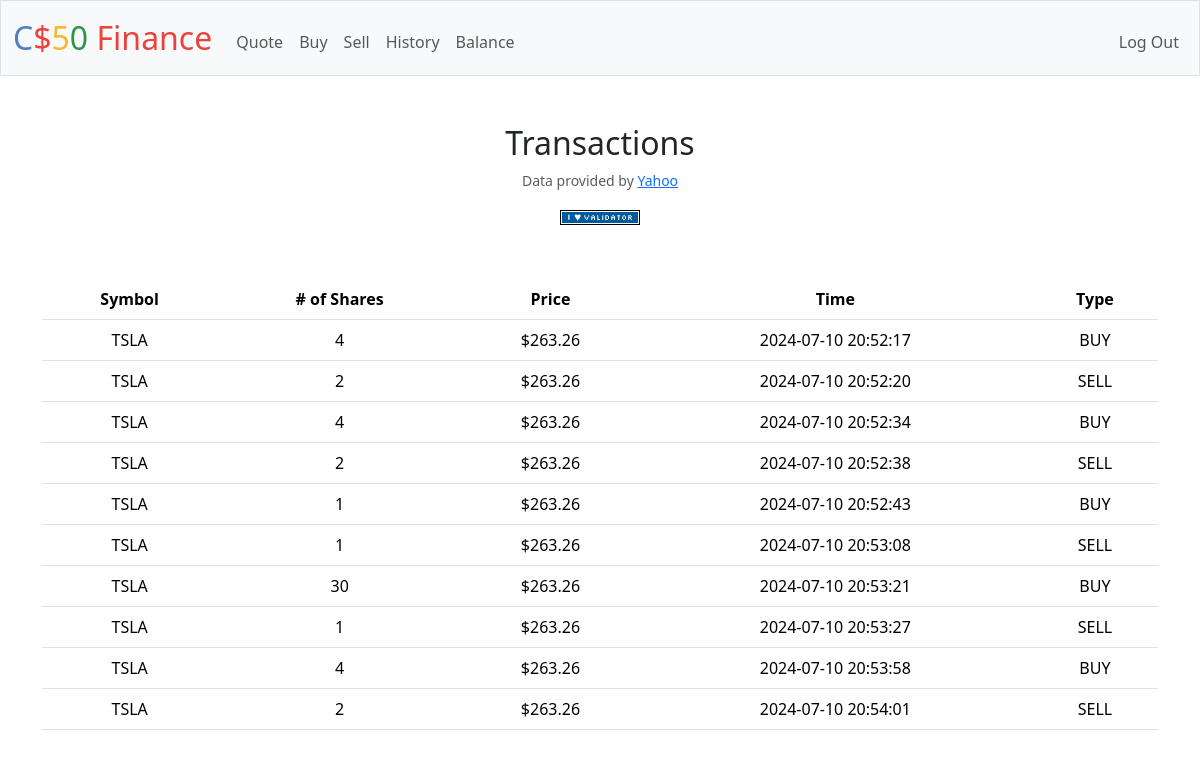
Screenshot of /history (signed in) with the database file from the repository.
### tables this page shows
CREATE TABLE trades (id INTEGER NOT NULL, symbol TEXT NOT NULL, price NUMERIC NOT NULL, shares INTEGER NOT NULL, timestamp TIMESTAMP NOT NULL DEFAULT CURRENT_TIMESTAMP, type TEXT CHECK(type IN ('BUY', 'SELL')),
FOREIGN KEY(id) REFERENCES USERS(id));

### app.py (the view)
@app.route("/history")
@login_required
def history():
    transactions = db.execute("SELECT * FROM trades WHERE id = ?", session["user_id"])
    return render_template("history.html", transactions=transactions)

### app.py (called while the page is built)
@app.after_request
def after_request(response):
    response.headers["Cache-Control"] = "no-cache, no-store, must-revalidate"
    response.headers["Expires"] = 0
    response.headers["Pragma"] = "no-cache"
    return response

### helpers.py (called while the page is built)
def login_required(f):
    @wraps(f)
    def decorated_function(*args, **kwargs):
        if session.get("user_id") is None:
            return redirect("/login")
        return f(*args, **kwargs)
    return decorated_function

def usd(value):
    return f"${value:,.2f}"

### templates/history.html (shortened to what this page needs)
{% extends "layout.html" %}
{% block main %}
    <h2>Transactions</h2>
    <table class="table">
        <thead>
            <tr>
                <th scope="col">Symbol</th>
                <th scope="col"># of Shares</th>
                <th scope="col">Price</th>
                <th scope="col">Time</th>
                <th scope="col">Type</th>
            </tr>
        </thead>
        {% for row in transactions %}
            <tr>
                <td>{{ row["symbol"] }}</td>
                <td>{{ row["shares"] }}</td>
                <td>{{ row["price"] | usd}}</td>
                <td>{{ row["timestamp"] }}</td>
                <td>{{ row["type"] }}</td>
            </tr>
        {% endfor %}
{% endblock %}

### templates/layout.html (shortened to what this page needs)
<!DOCTYPE html>
<html lang="en">
    <head>
        <link href="https://cdn.jsdelivr.net/npm/bootstrap@5.3.3/dist/css/bootstrap.min.css" rel="stylesheet">
        <link href="/static/styles.css" rel="stylesheet">
    </head>
    <body>
        <nav class="bg-light border navbar navbar-expand-md navbar-light">
            <div class="container-fluid">
                <a class="navbar-brand" href="/"><span class="blue">C</span><span class="red">$</span><span class="yellow">5</span><span class="green">0</span> <span class="red">Finance</span></a>
                <div class="collapse navbar-collapse" id="navbar">
                    {% if session["user_id"] %}
                        <ul class="navbar-nav me-auto mt-2">
                            <li class="nav-item"><a class="nav-link" href="/quote">Quote</a></li>
                            <li class="nav-item"><a class="nav-link" href="/buy">Buy</a></li>
                            <li class="nav-item"><a class="nav-link" href="/sell">Sell</a></li>
                            <li class="nav-item"><a class="nav-link" href="/history">History</a></li>
                            <li class="nav-item"><a class="nav-link" href="/balance">Balance</a></li>
                        </ul>
                        <ul class="navbar-nav ms-auto mt-2">
                            <li class="nav-item"><a class="nav-link" href="/logout">Log Out</a></li>
                        </ul>
                    {% else %}
                        <ul class="navbar-nav ms-auto mt-2">
                            <li class="nav-item"><a class="nav-link" href="/register">Register</a></li>
                            <li class="nav-item"><a class="nav-link" href="/login">Log In</a></li>
                        </ul>
                    {% endif %}
                </div>
            </div>
        </nav>
        <main class="container py-5 text-center">
            {% block main %}{% endblock %}
        </main>
        <footer class="mb-5">
            <p class="mb-3 small text-center text-muted">
                Data provided by <a href="https://finance.yahoo.com/">Yahoo</a>
            </p>
            <form action="https://validator.w3.org/check" class="text-center" enctype="multipart/form-data" method="post" target="_blank">
                <input alt="Validate" src="/static/I_heart_validator.png" type="image">
            </form>
        </footer>
    </body>
</html>

### static/styles.css (style rules this page uses)
nav .navbar-brand { font-size: xx-large; }
nav .navbar-brand .blue { color: #537fbe; }
nav .navbar-brand .red { color: #ea433b; }
nav .navbar-brand .yellow { color: #f5b82e; }
nav .navbar-brand .green { color: #2e944b; }

### rows the page displays
trades: symbol "TSLA", shares "4", price "$263.26", timestamp "2024-07-10 20:52:17", type "BUY"
trades: symbol "TSLA", shares "2", price "$263.26", timestamp "2024-07-10 20:52:20", type "SELL"
trades: symbol "TSLA", shares "4", price "$263.26", timestamp "2024-07-10 20:52:34", type "BUY"
trades: symbol "TSLA", shares "2", price "$263.26", timestamp "2024-07-10 20:52:38", type "SELL"
trades: symbol "TSLA", shares "1", price "$263.26", timestamp "2024-07-10 20:52:43", type "BUY"
trades: symbol "TSLA", shares "1", price "$263.26", timestamp "2024-07-10 20:53:08", type "SELL"
trades: symbol "TSLA", shares "30", price "$263.26", timestamp "2024-07-10 20:53:21", type "BUY"
trades: symbol "TSLA", shares "1", price "$263.26", timestamp "2024-07-10 20:53:27", type "SELL"
trades: symbol "TSLA", shares "4", price "$263.26", timestamp "2024-07-10 20:53:58", type "BUY"
trades: symbol "TSLA", shares "2", price "$263.26", timestamp "2024-07-10 20:54:01", type "SELL"
